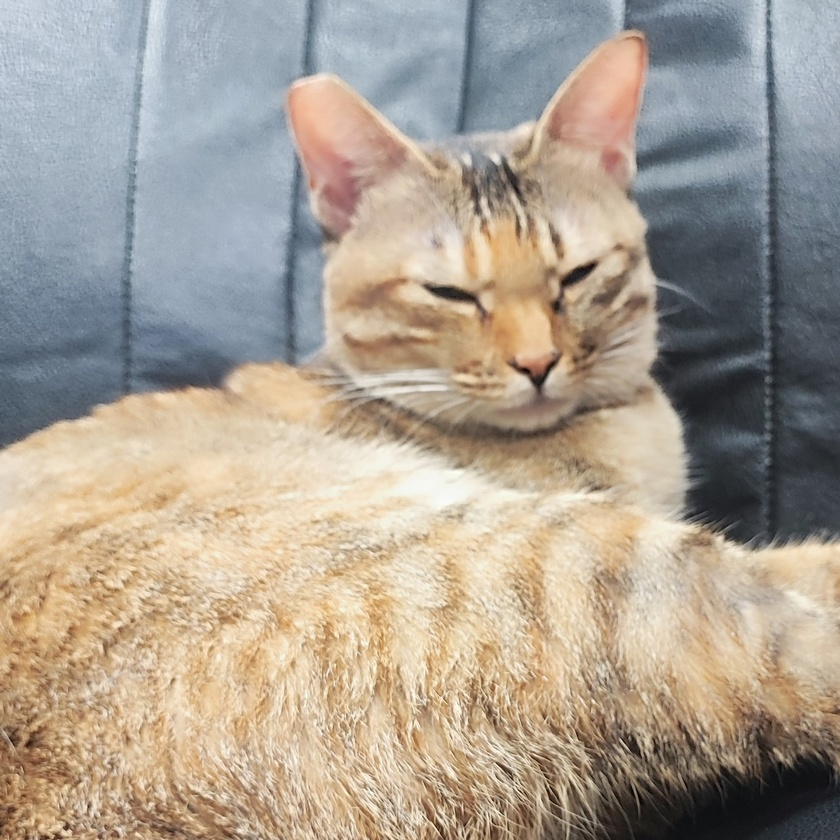
#> input picture Code/Resources/Data/LAB_CAT2.jpg, 840 x 840 px, shrunk from 1763 x 1763 before the run, found by its file name
$ jupyter execute smooth.ipynb
#> lines starting #> are read from the running program, lines starting #| are printed output that depends on the picture
[cell 1]
import cv2
import numpy as np
import matplotlib.pyplot as plt

# 讀取圖像並轉換為灰度圖像
img = cv2.imread('F:\Code\Digtal-Image-Processing\Code\Resources\Data\LAB_CAT2.jpg', cv2.IMREAD_GRAYSCALE)
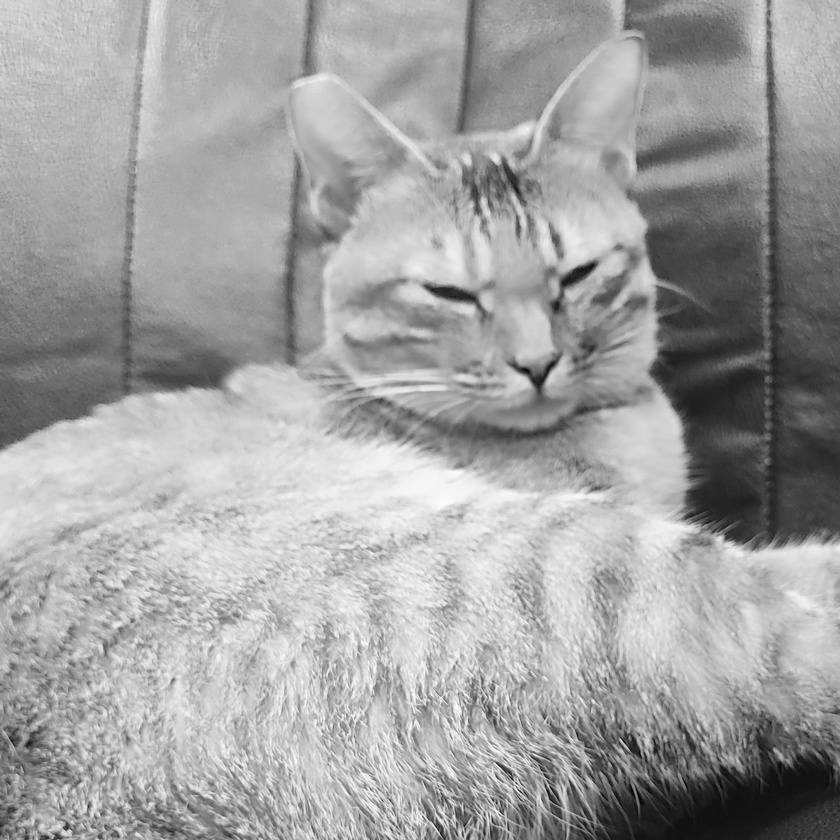
#> img: shape (840, 840); min 0, max 255, mean 161.6

# 計算原始圖像的標準差
original_std = np.std(img)
#> original_std = 49.53

# 應用 3x3 平滑濾波器
smoothed_img = cv2.blur(img, (3, 3))

# 計算平滑後圖像的標準差
smoothed_std = np.std(smoothed_img)
#> smoothed_std = 48.72

# 計算標準差變化比例
std_ratio = smoothed_std / original_std
#> std_ratio = 0.984

# 顯示原始圖像和平滑後圖像
plt.figure(figsize=(12, 6))

plt.subplot(1, 2, 1)
plt.imshow(img, cmap='gray')
plt.title(f'原始圖像\n標準差: {original_std:.2f}')
plt.axis('off')

plt.subplot(1, 2, 2)
plt.imshow(smoothed_img, cmap='gray')
plt.title(f'平滑後圖像\n標準差: {smoothed_std:.2f}')
plt.axis('off')

plt.show()
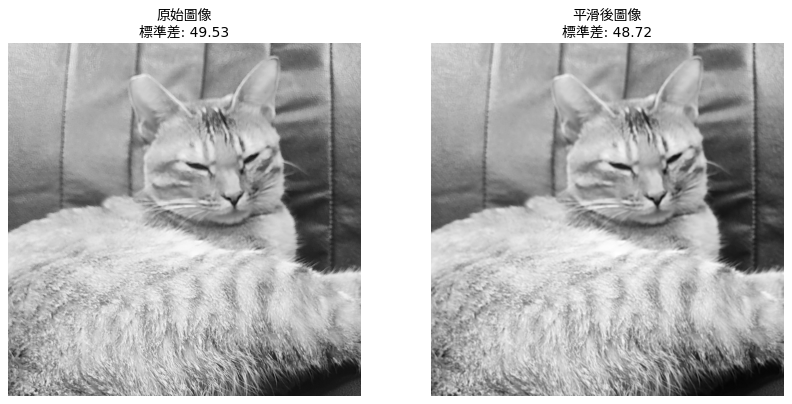
#> figure drawn by matplotlib, 2 panels

# 打印標準差變化比例
print(f'平滑後標準差是原標準差的比例: {std_ratio:.2f}')
#| 平滑後標準差是原標準差的比例: 0.98

$ run again, with Code/Resources/Data/curl_road.jpg copied over Code/Resources/Data/LAB_CAT2.jpg
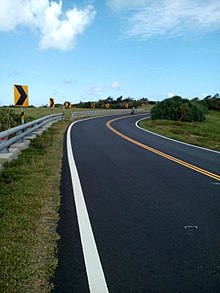
#> input picture Code/Resources/Data/curl_road.jpg, 220 x 293 px, found by its file name
#> original_std = 76.82
#> `smoothed_img = cv2.blur(img, (3, 3))`:
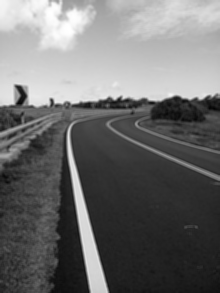
#> smoothed_img: shape (293, 220); min 3, max 255, mean 109.9
#> smoothed_std = 75.11
#> std_ratio = 0.978
#> `plt.show()`:
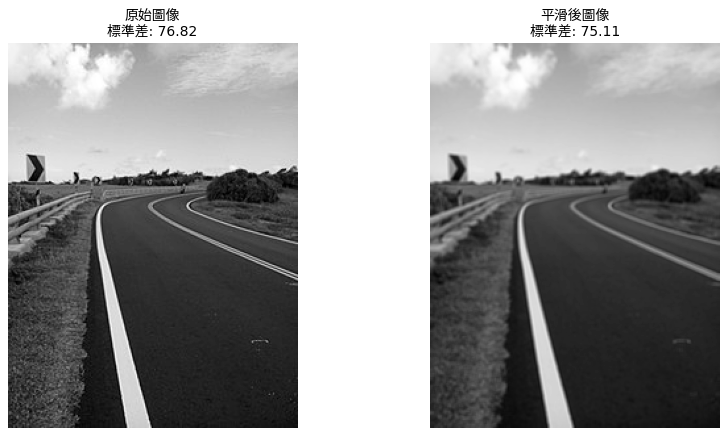
#> figure drawn by matplotlib, 2 panels
#| 平滑後標準差是原標準差的比例: 0.98
